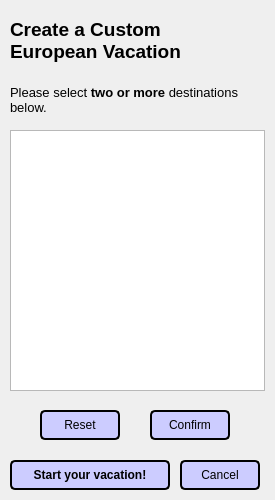
<?xml version="1.0" encoding="UTF-8"?>
<ui version="4.0">
 <class>tConfirmCustom</class>
 <widget class="QWidget" name="tConfirmCustom">
  <property name="geometry">
   <rect>
    <x>0</x>
    <y>0</y>
    <width>275</width>
    <height>500</height>
   </rect>
  </property>
  <property name="windowTitle">
   <string>Form</string>
  </property>
  <widget class="QLabel" name="confirmCustomLabel">
   <property name="geometry">
    <rect>
     <x>10</x>
     <y>10</y>
     <width>251</width>
     <height>61</height>
    </rect>
   </property>
   <property name="text">
    <string>&lt;html&gt;&lt;head/&gt;&lt;body&gt;&lt;p&gt;&lt;span style=&quot; font-size:14pt; font-weight:600;&quot;&gt;Create a Custom&lt;br/&gt;European Vacation&lt;/span&gt;&lt;/p&gt;&lt;/body&gt;&lt;/html&gt;</string>
   </property>
   <property name="wordWrap">
    <bool>true</bool>
   </property>
  </widget>
  <widget class="QPushButton" name="startSimulationButton">
   <property name="geometry">
    <rect>
     <x>10</x>
     <y>460</y>
     <width>160</width>
     <height>30</height>
    </rect>
   </property>
   <property name="font">
    <font>
     <weight>75</weight>
     <bold>true</bold>
    </font>
   </property>
   <property name="styleSheet">
    <string notr="true">background-color:#ccccff;
border-style: solid;
border-color: black;
border-width: 2px;
border-radius: 5px;</string>
   </property>
   <property name="text">
    <string>Start your vacation!</string>
   </property>
  </widget>
  <widget class="QPushButton" name="cancelButton">
   <property name="geometry">
    <rect>
     <x>180</x>
     <y>460</y>
     <width>80</width>
     <height>30</height>
    </rect>
   </property>
   <property name="styleSheet">
    <string notr="true">background-color:#ccccff;
border-style: solid;
border-color: black;
border-width: 2px;
border-radius: 5px;</string>
   </property>
   <property name="text">
    <string>Cancel</string>
   </property>
  </widget>
  <widget class="QPushButton" name="resetSelectionButton">
   <property name="geometry">
    <rect>
     <x>40</x>
     <y>410</y>
     <width>80</width>
     <height>30</height>
    </rect>
   </property>
   <property name="styleSheet">
    <string notr="true">background-color:#ccccff;
border-style: solid;
border-color: black;
border-width: 2px;
border-radius: 5px;</string>
   </property>
   <property name="text">
    <string>Reset</string>
   </property>
  </widget>
  <widget class="QPushButton" name="confirmSelectionButon">
   <property name="geometry">
    <rect>
     <x>150</x>
     <y>410</y>
     <width>80</width>
     <height>30</height>
    </rect>
   </property>
   <property name="styleSheet">
    <string notr="true">background-color:#ccccff;
border-style: solid;
border-color: black;
border-width: 2px;
border-radius: 5px;</string>
   </property>
   <property name="text">
    <string>Confirm</string>
   </property>
  </widget>
  <widget class="QStackedWidget" name="stackedWidget">
   <property name="geometry">
    <rect>
     <x>0</x>
     <y>70</y>
     <width>275</width>
     <height>331</height>
    </rect>
   </property>
   <property name="currentIndex">
    <number>0</number>
   </property>
   <widget class="QWidget" name="selectCityPage">
    <widget class="QListWidget" name="availDestListWidget">
     <property name="geometry">
      <rect>
       <x>10</x>
       <y>60</y>
       <width>255</width>
       <height>261</height>
      </rect>
     </property>
     <property name="sizePolicy">
      <sizepolicy hsizetype="Expanding" vsizetype="Expanding">
       <horstretch>0</horstretch>
       <verstretch>0</verstretch>
      </sizepolicy>
     </property>
     <property name="editTriggers">
      <set>QAbstractItemView::SelectedClicked</set>
     </property>
     <property name="alternatingRowColors">
      <bool>false</bool>
     </property>
     <property name="selectionMode">
      <enum>QAbstractItemView::MultiSelection</enum>
     </property>
     <property name="selectionBehavior">
      <enum>QAbstractItemView::SelectRows</enum>
     </property>
     <property name="layoutMode">
      <enum>QListView::SinglePass</enum>
     </property>
    </widget>
    <widget class="QLabel" name="label">
     <property name="geometry">
      <rect>
       <x>10</x>
       <y>10</y>
       <width>251</width>
       <height>41</height>
      </rect>
     </property>
     <property name="text">
      <string>&lt;html&gt;&lt;head/&gt;&lt;body&gt;&lt;p&gt;&lt;span style=&quot; font-size:10pt;&quot;&gt;Please select &lt;/span&gt;&lt;span style=&quot; font-size:10pt; font-weight:600;&quot;&gt;two or more&lt;/span&gt;&lt;span style=&quot; font-size:10pt;&quot;&gt; destinations below.&lt;/span&gt;&lt;/p&gt;&lt;/body&gt;&lt;/html&gt;</string>
     </property>
     <property name="wordWrap">
      <bool>true</bool>
     </property>
    </widget>
   </widget>
   <widget class="QWidget" name="confirmSelectionPage">
    <widget class="QLabel" name="confirmedDestLabel">
     <property name="geometry">
      <rect>
       <x>10</x>
       <y>5</y>
       <width>250</width>
       <height>20</height>
      </rect>
     </property>
     <property name="text">
      <string>&lt;html&gt;&lt;head/&gt;&lt;body&gt;&lt;p&gt;&lt;span style=&quot; font-size:10pt;&quot;&gt;Your selected destinations are:&lt;/span&gt;&lt;/p&gt;&lt;/body&gt;&lt;/html&gt;</string>
     </property>
    </widget>
    <widget class="QListWidget" name="confirmListWidget">
     <property name="geometry">
      <rect>
       <x>10</x>
       <y>30</y>
       <width>250</width>
       <height>241</height>
      </rect>
     </property>
    </widget>
    <widget class="QLabel" name="startCityLabel">
     <property name="geometry">
      <rect>
       <x>10</x>
       <y>270</y>
       <width>251</width>
       <height>31</height>
      </rect>
     </property>
     <property name="text">
      <string>&lt;html&gt;&lt;head/&gt;&lt;body&gt;&lt;p&gt;&lt;span style=&quot; font-size:10pt;&quot;&gt;Select your starting city below:&lt;/span&gt;&lt;/p&gt;&lt;/body&gt;&lt;/html&gt;</string>
     </property>
    </widget>
    <widget class="QComboBox" name="startCityComboBox">
     <property name="geometry">
      <rect>
       <x>10</x>
       <y>300</y>
       <width>250</width>
       <height>22</height>
      </rect>
     </property>
     <item>
      <property name="text">
       <string/>
      </property>
     </item>
    </widget>
   </widget>
  </widget>
 </widget>
 <resources/>
 <connections/>
</ui>
